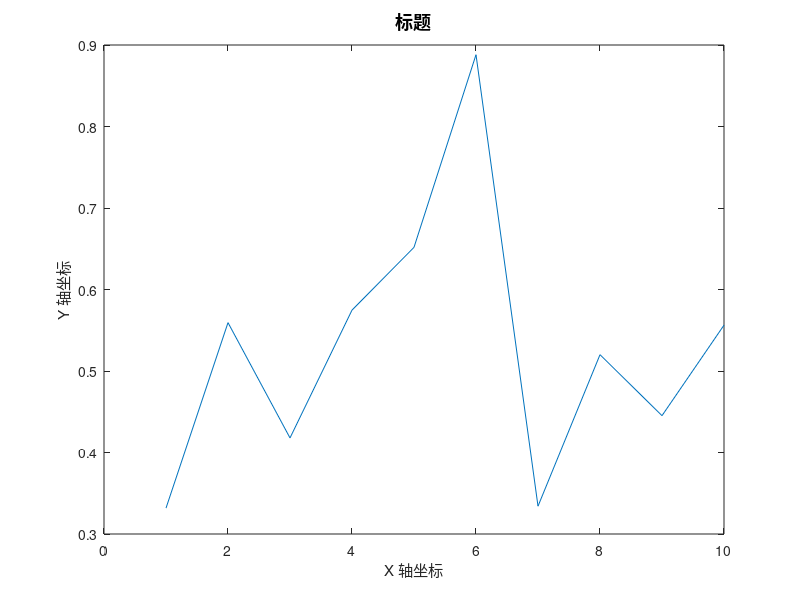

Here is the MATLAB script that generated this plot: (Note: this script raises an error after producing the figure.)
clear, clc, close all;

% Create figure
figure_handle = figure;
plot(1:10, rand(1, 10));
xlabel('X 轴坐标');
ylabel('Y 轴坐标');
title_text = '标题';
title(title_text, 'FontSize', 13);

% Scale
pos=get(gcf,'Position');
scale=0.7;
set(gcf,'Position',[pos(1),pos(2),pos(3)*scale,pos(4)*scale]);

% Export graphics
folder_name = 'saved_figures';
figure_name = 'figure_1';  
resolution = 300; 
export_graphics(figure_handle, folder_name, figure_name, resolution);